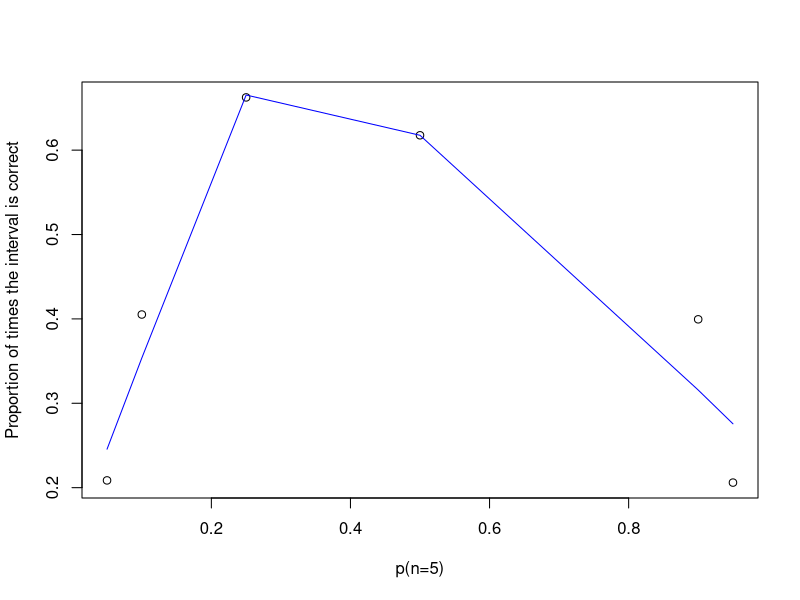
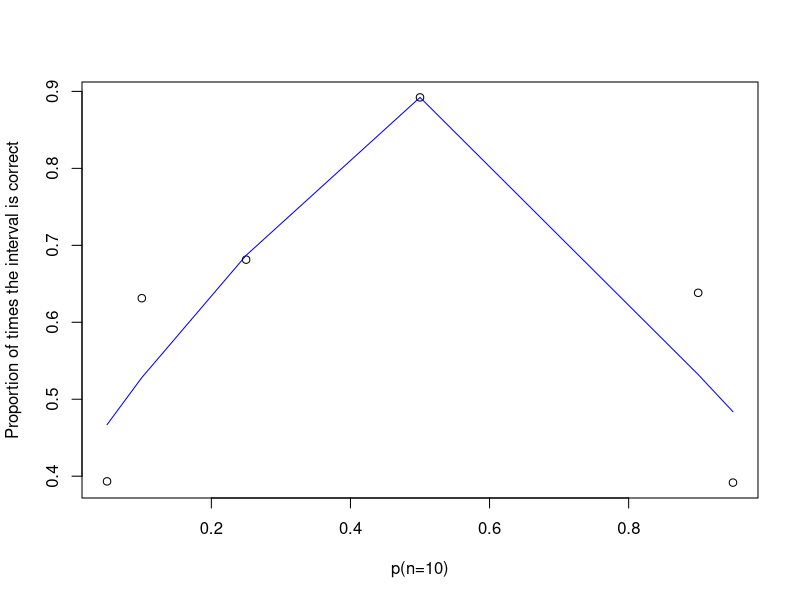
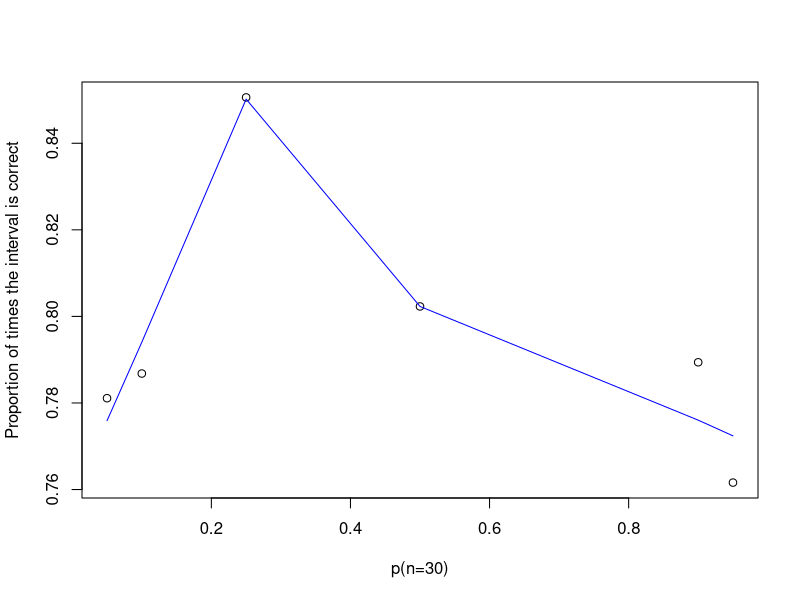
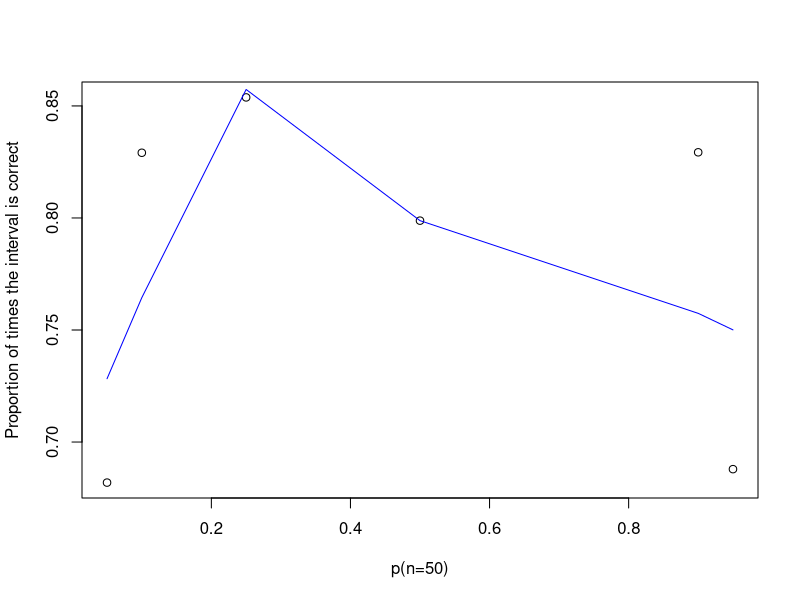
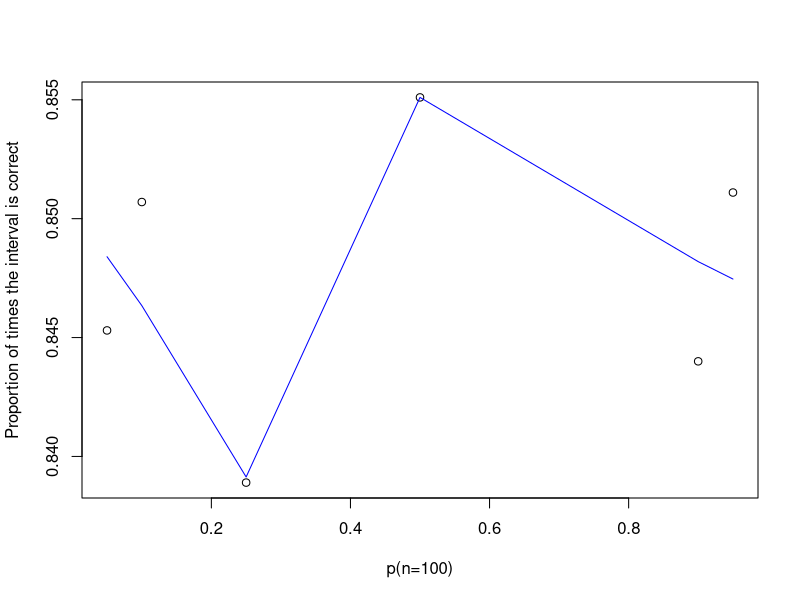

Generate these figures, in order, with R:
conf.int <- function(p,n,alpha) {
  x <- rbinom(1, n, p)
  phat<-x/n
  ci <- phat + c(-1, 1) * qnorm(1 - (alpha/2))*sqrt((phat*(1-phat))/n)
  return(ci)
}
p <- 0.05
n <- 5
alpha <- 0.15
nsim <- 10000
ci.mat <- replicate(nsim, conf.int(p,n, alpha))
mean( (p >= ci.mat[1,])*(p <= ci.mat[2,]) )
p <- 0.1
n <- 5
ci.mat <- replicate(nsim, conf.int(p,n, alpha))
mean( (p >= ci.mat[1,])*(p <= ci.mat[2,]) )
p <- 0.25
n <- 5
ci.mat <- replicate(nsim, conf.int(p,n, alpha))
mean( (p >= ci.mat[1,])*(p <= ci.mat[2,]) )
p <- 0.5
n <- 5
ci.mat <- replicate(nsim, conf.int(p,n, alpha))
mean( (p >= ci.mat[1,])*(p <= ci.mat[2,]) )
p <- 0.9
n <- 5
ci.mat <- replicate(nsim, conf.int(p,n, alpha))
mean( (p >= ci.mat[1,])*(p <= ci.mat[2,]) )
p <- 0.95
n <- 5
ci.mat <- replicate(nsim, conf.int(p,n, alpha))
mean( (p >= ci.mat[1,])*(p <= ci.mat[2,]) )
p <- 0.05
n <- 10
ci.mat <- replicate(nsim, conf.int(p,n, alpha))
mean( (p >= ci.mat[1,])*(p <= ci.mat[2,]) )
p <- 0.1
n <- 10
ci.mat <- replicate(nsim, conf.int(p,n, alpha))
mean( (p >= ci.mat[1,])*(p <= ci.mat[2,]) )
p <- 0.25
n <- 10
ci.mat <- replicate(nsim, conf.int(p,n, alpha))
mean( (p >= ci.mat[1,])*(p <= ci.mat[2,]) )
p <- 0.5
n <- 10
ci.mat <- replicate(nsim, conf.int(p,n, alpha))
mean( (p >= ci.mat[1,])*(p <= ci.mat[2,]) )
p <- 0.9
n <- 10
ci.mat <- replicate(nsim, conf.int(p,n, alpha))
mean( (p >= ci.mat[1,])*(p <= ci.mat[2,]) )
p <- 0.95
n <- 10
ci.mat <- replicate(nsim, conf.int(p,n, alpha))
mean( (p >= ci.mat[1,])*(p <= ci.mat[2,]) )
p <- 0.05
n <- 30
ci.mat <- replicate(nsim, conf.int(p,n, alpha))
mean( (p >= ci.mat[1,])*(p <= ci.mat[2,]) )
p <- 0.01
n <- 30
ci.mat <- replicate(nsim, conf.int(p,n, alpha))
mean( (p >= ci.mat[1,])*(p <= ci.mat[2,]) )
p <- 0.25
n <- 30
ci.mat <- replicate(nsim, conf.int(p,n, alpha))
mean( (p >= ci.mat[1,])*(p <= ci.mat[2,]) )
p <- 0.5
n <- 30
ci.mat <- replicate(nsim, conf.int(p,n, alpha))
mean( (p >= ci.mat[1,])*(p <= ci.mat[2,]) )
p <- 0.9
n <- 30
ci.mat <- replicate(nsim, conf.int(p,n, alpha))
mean( (p >= ci.mat[1,])*(p <= ci.mat[2,]) )
p <- 0.95
n <- 30
ci.mat <- replicate(nsim, conf.int(p,n, alpha))
mean( (p >= ci.mat[1,])*(p <= ci.mat[2,]) )
p <- 0.05
n <- 50
ci.mat <- replicate(nsim, conf.int(p,n, alpha))
mean( (p >= ci.mat[1,])*(p <= ci.mat[2,]) )
p <- 0.1
n <- 50
ci.mat <- replicate(nsim, conf.int(p,n, alpha))
mean( (p >= ci.mat[1,])*(p <= ci.mat[2,]) )
p <- 0.25
n <- 50
ci.mat <- replicate(nsim, conf.int(p,n, alpha))
mean( (p >= ci.mat[1,])*(p <= ci.mat[2,]) )
p <- 0.5
n <- 50
ci.mat <- replicate(nsim, conf.int(p,n, alpha))
mean( (p >= ci.mat[1,])*(p <= ci.mat[2,]) )
p <- 0.9
n <- 50
ci.mat <- replicate(nsim, conf.int(p,n, alpha))
mean( (p >= ci.mat[1,])*(p <= ci.mat[2,]) )
p <- 0.95
n <- 50
ci.mat <- replicate(nsim, conf.int(p,n, alpha))
mean( (p >= ci.mat[1,])*(p <= ci.mat[2,]) )
p <- 0.05
n <- 100
ci.mat <- replicate(nsim, conf.int(p,n, alpha))
mean( (p >= ci.mat[1,])*(p <= ci.mat[2,]) )
p <- 0.1
n <- 100
ci.mat <- replicate(nsim, conf.int(p,n, alpha))
mean( (p >= ci.mat[1,])*(p <= ci.mat[2,]) )
p <- 0.25
n <- 100
ci.mat <- replicate(nsim, conf.int(p,n, alpha))
mean( (p >= ci.mat[1,])*(p <= ci.mat[2,]) )
p <- 0.5
n <- 100
ci.mat <- replicate(nsim, conf.int(p,n, alpha))
mean( (p >= ci.mat[1,])*(p <= ci.mat[2,]) )
p <- 0.9
n <- 100
ci.mat <- replicate(nsim, conf.int(p,n, alpha))
mean( (p >= ci.mat[1,])*(p <= ci.mat[2,]) )
p <- 0.95
n <- 100
ci.mat <- replicate(nsim, conf.int(p,n, alpha))
mean( (p >= ci.mat[1,])*(p <= ci.mat[2,]) )

p5<-c(0.2086,0.4052,0.6625,0.6176,0.3995,0.206)
p10<-c(0.3933,0.6313,0.6814,0.8922,0.6383,0.3917)
p30<-c(0.7811,0.7868,0.8506,0.8023,0.7894,0.7616)
p50<-c(0.6819,0.8291,0.8538,0.7988,0.8293,0.6879)
p100<-c(0.8453, 0.8507,0.8389,0.8551,0.844,0.8511)
p<-c(0.05, 0.1, 0.25, 0.5, 0.9, 0.95)
plot(p5~p, xlab="p(n=5)", ylab="Proportion of times the interval is correct")
lines(lowess(p,p5), col="blue")
plot(p10~p, xlab="p(n=10)", ylab="Proportion of times the interval is correct")
lines(lowess(p,p10), col="blue")
plot(p30~p, xlab="p(n=30)", ylab="Proportion of times the interval is correct")
lines(lowess(p,p30), col="blue")
plot(p50~p, xlab="p(n=50)", ylab="Proportion of times the interval is correct")
lines(lowess(p,p50), col="blue")
plot(p100~p, xlab="p(n=100)", ylab="Proportion of times the interval is correct")
lines(lowess(p,p100), col="blue")

